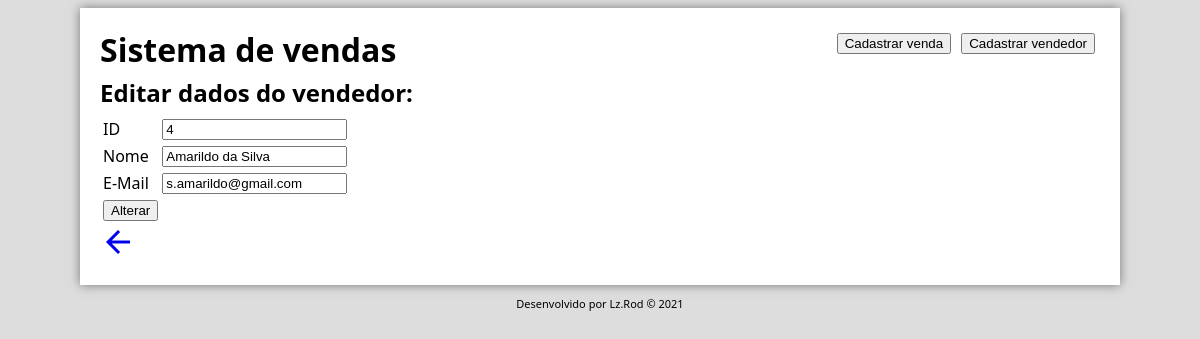
The app's page /develop/edit.php?id=4 with its own data.
### tables this page shows
CREATE TABLE `vendedores` (
  `id` int(11) NOT NULL,
  `nome` varchar(255) NOT NULL,
  `email` varchar(100) NOT NULL
);

### develop/forms/edit-form.php (the view)
<?php
    $q = "select id, nome, email from vendedores where id='$id'";
    $busca = $db->query($q);
    $reg = $busca->fetch_object();
?>
<form action="edit.php" method="post">
    <table>
        <tr><td>ID<td><input type="text" name="id" id="id" size="20" maxlength="11" value="<?php echo $reg->id ?>" readonly>
        <tr><td>Nome<td><input type="text" name="nome" id="nome" size="20" maxlength="255" value="<?php echo $reg->nome ?>">
        <tr><td>E-Mail<td><input type="text" name="email" id="email" size="20" maxlength="100" value="<?php echo $reg->email ?>">
        <tr><td><input type="submit" value="Alterar">
    </table>
</form>

### develop/css/style.css (style rules this page uses)
body { background-color: #ddd; font-family: 'Segoe UI', Tahoma, Geneva, Verdana, sans-serif; }

### records on screen
vendedores: id "4", nome "Amarildo da Silva", email "s.amarildo@gmail.com"
